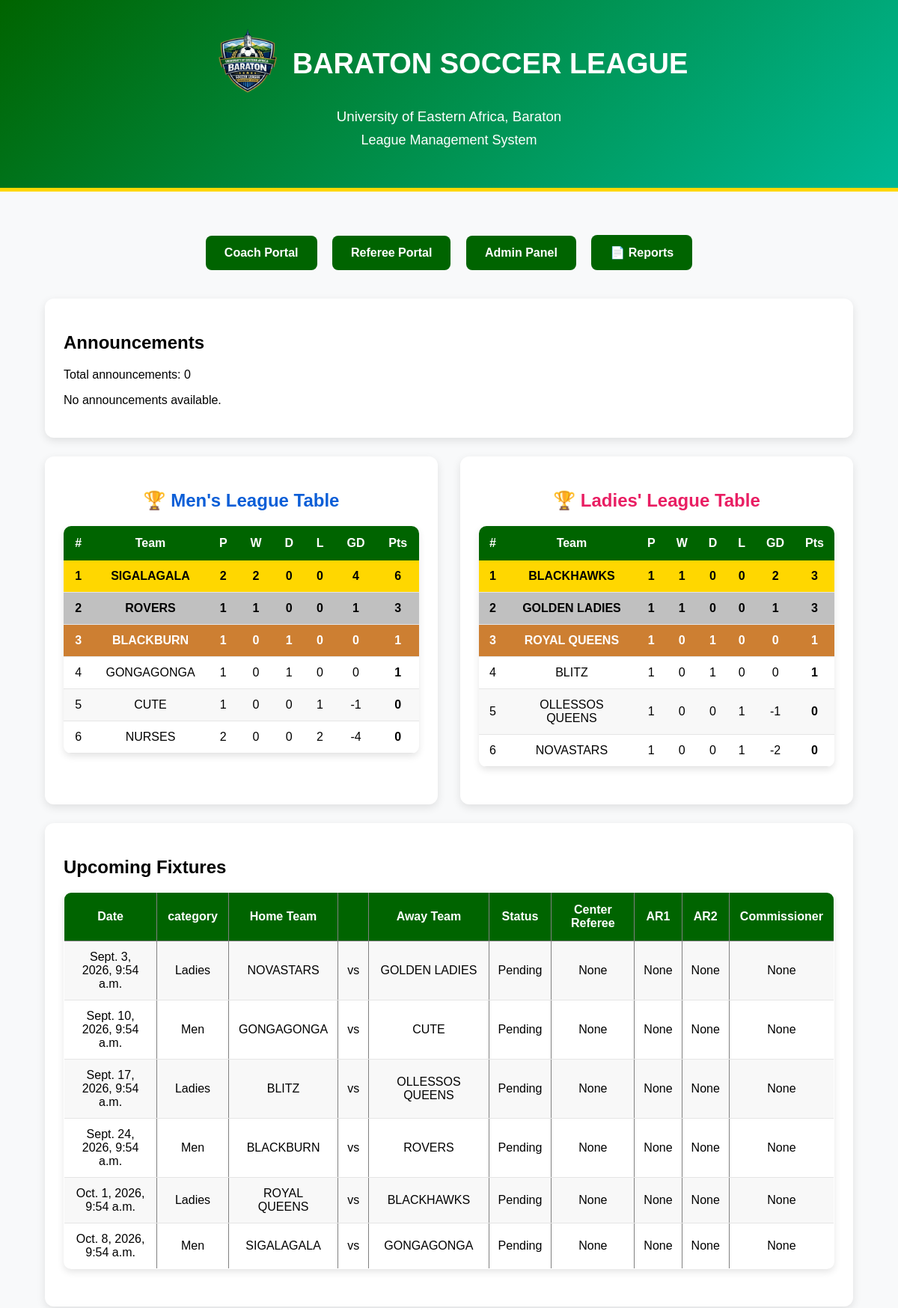
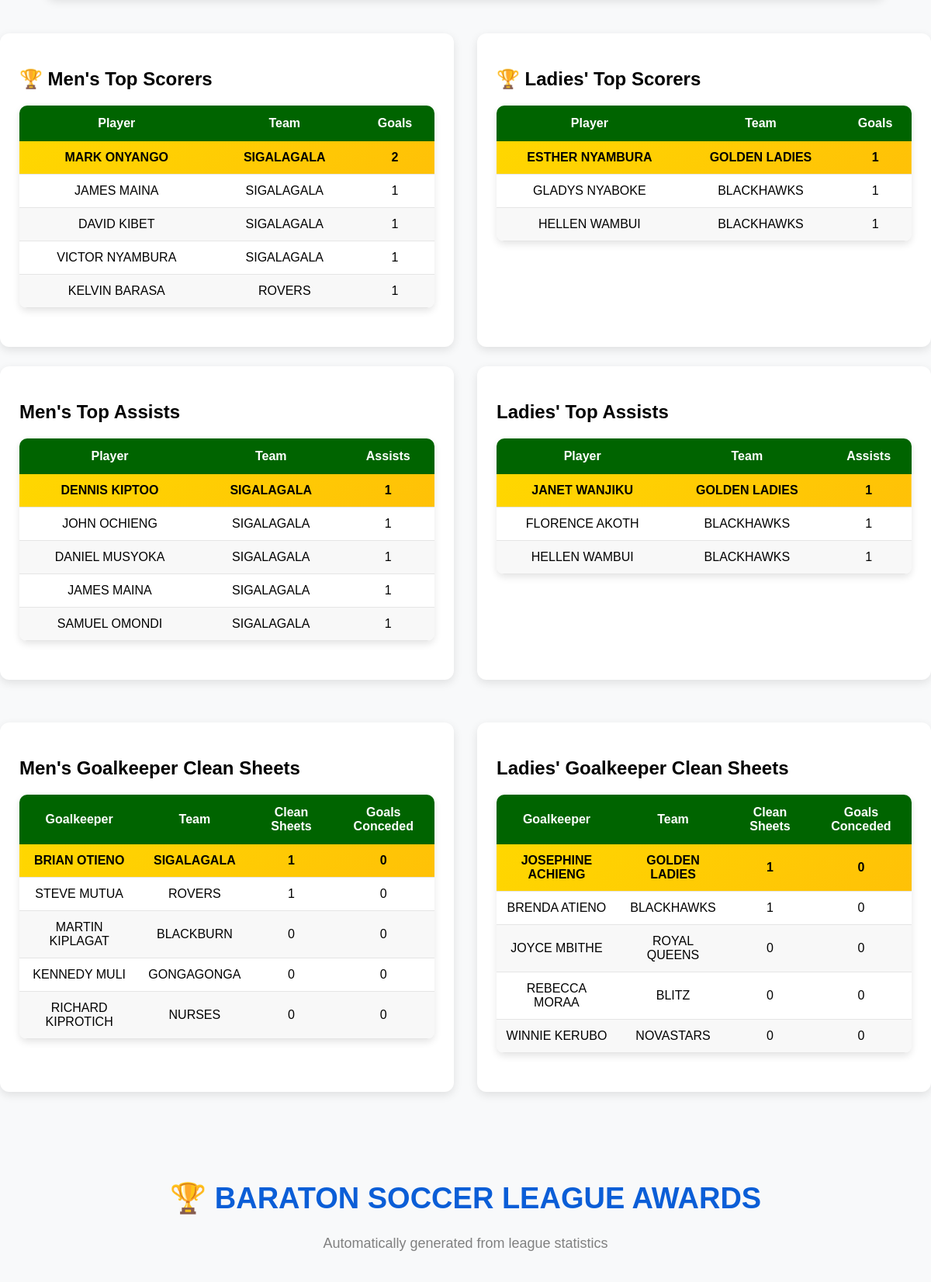
The page / (upper part) on the database its author committed (2 pictures, top to bottom).
### teams/models.py (models this page shows)
class Team(models.Model):
    CATEGORY_CHOICES = (
        ('Men', 'Men'),
        ('Ladies', 'Ladies'),
    )
    name = models.CharField(max_length=100)
    coach = models.ForeignKey(
    settings.AUTH_USER_MODEL,
    on_delete=models.SET_NULL,
    null=True,
    blank=True,
    limit_choices_to={'role': 'coach'}
)
    phone_number = models.CharField(
        max_length=15,
        blank=True,
        null=True
    )
    category = models.CharField(
        max_length=10,
        choices=CATEGORY_CHOICES,
        default='Men'
    )
    played = models.IntegerField(default=0)
    wins = models.IntegerField(default=0)
    draws = models.IntegerField(default=0)
    losses = models.IntegerField(default=0)
    goals_scored = models.IntegerField(default=0)
    goals_conceded = models.IntegerField(default=0)
    goal_difference = models.IntegerField(default=0)
    points = models.IntegerField(default=0)
    def __str__(self):
        return self.name

### matches/models.py (models this page shows, shortened)
class Match(models.Model):
    STATUS_CHOICES = (
        ('Pending', 'Pending'),
        ('Live', 'Live'),
        ('Completed', 'Completed'),
    )
    home_team = models.ForeignKey(
        'teams.Team',
        on_delete=models.CASCADE,
        related_name='home_matches'
    )
    away_team = models.ForeignKey(
        'teams.Team',
        on_delete=models.CASCADE,
        related_name='away_matches'
    )
    home_score = models.IntegerField(
        default=0
    )
    away_score = models.IntegerField(
        default=0
    )
    center_referee = models.ForeignKey(
    settings.AUTH_USER_MODEL,
    on_delete=models.SET_NULL,
    null=True,
    blank=True,
    related_name='center_referee_matches'
)
    assistant_referee_one = models.ForeignKey(
    settings.AUTH_USER_MODEL,
    on_delete=models.SET_NULL,
    null=True,
    blank=True,
    related_name='assistant_referee_one_matches'
)
    assistant_referee_two = models.ForeignKey(
    settings.AUTH_USER_MODEL,
    on_delete=models.SET_NULL,
    null=True,
    blank=True,
    related_name='assistant_referee_two_matches'
)
    match_commissioner = models.ForeignKey(
    settings.AUTH_USER_MODEL,
    on_delete=models.SET_NULL,
    null=True,
    blank=True,
    related_name='commissioner_matches'
)
    venue = models.CharField(
        max_length=100
    )
    match_date = models.DateTimeField()
    status = models.CharField(
        max_length=20,
        choices=STATUS_CHOICES,
        default='Pending'
    )
    created_at = models.DateTimeField(
        auto_now_add=True
    )

### players/models.py (models this page shows, shortened)
class Player(models.Model):
    player_name = models.CharField(max_length=100)
    school_id = models.CharField(max_length=50)
    age = models.IntegerField(default=18)
    jersey_number = models.IntegerField(default=0)
    phone_number = models.CharField(
        max_length=15,
        blank=True,
        null=True
    )
    POSITION_CHOICES = (
        ('Goalkeeper', 'Goalkeeper'),
        ('Defender', 'Defender'),
        ('Midfielder', 'Midfielder'),
        ('Forward', 'Forward'),
    )
    position = models.CharField(
        max_length=20,
        choices=POSITION_CHOICES,
        default='Defender'
    )
    goals = models.IntegerField(default=0)
    assists = models.IntegerField(default=0)
    clean_sheets = models.IntegerField(default=0)
    goal_conceded = models.IntegerField(default=0)
    yellow_cards = models.IntegerField(default=0)
    red_cards = models.IntegerField(default=0)
    is_suspended = models.BooleanField(default=False)
    suspension_matches = models.IntegerField(default=0)
    team = models.ForeignKey(
        'teams.Team',
        on_delete=models.CASCADE,
        related_name='players'
    )

### teams/views.py (the view)
# urls.py: path('', views.home, name='home'),
def home(request):
    men_teams = Team.objects.filter(
        category='Men'
    ).order_by(
        '-points',
        '-goal_difference',
        '-goals_scored'
    )
    ladies_teams = Team.objects.filter(
        category='Ladies'
    ).order_by(
        '-points',
        '-goal_difference',
        '-goals_scored'
    )
    matches = Match.objects.all().order_by('-match_date')[:6]
    fixtures = Match.objects.filter(
        status='Pending'
    ).order_by('match_date')[:6]
    men_top_scorers = Player.objects.filter(
        team__category='Men',
        goals__gt=0
    ).order_by('-goals')[:5]
    ladies_top_scorers = Player.objects.filter(
        team__category='Ladies',
        goals__gt=0
    ).order_by('-goals')[:5]
    men_top_assists = Player.objects.filter(
        team__category='Men',
        assists__gt=0
    ).order_by('-assists')[:5]
    ladies_top_assists = Player.objects.filter(
        team__category='Ladies',
        assists__gt=0
    ).order_by('-assists')[:5]
    men_clean_sheets = Player.objects.filter(
        team__category='Men',
        position='Goalkeeper'
    ).order_by(
        '-clean_sheets',
        'goal_conceded'
    )[:5]
    ladies_clean_sheets = Player.objects.filter(
        team__category='Ladies',
        position='Goalkeeper'
    ).order_by(
        '-clean_sheets',
        'goal_conceded'
    )[:5]
    announcements = Announcement.objects.filter(
        audience='all'
    ).order_by('-created_at')
    context = {
        'men_teams': men_teams,
        'ladies_teams': ladies_teams,
        'matches': matches,
        'fixtures': fixtures,
        'men_top_scorers': men_top_scorers,
        'ladies_top_scorers': ladies_top_scorers,
        'men_top_assists': men_top_assists,
        'ladies_top_assists': ladies_top_assists,
        'men_clean_sheets': men_clean_sheets,
        'ladies_clean_sheets': ladies_clean_sheets,
        'announcements': announcements,
    }
    return render(request, 'core/home.html', context)

### notifications/context_processors.py (called while the page is built)
def admin_notifications(request):
    return {
        'unread_notifications':
        AdminNotification.objects.filter(
            is_read=False
        ).count()
    }

### templates/core/home.html (shortened to what this page needs)
{% load static %}
<!DOCTYPE html>
<html>
<head>
</head>
<body>
<header>
    <h1
    style="display:flex;align-items:center;justify-content:center;gap:10px;">
        <img src="{% static 'images/logo.png' %}"
            alt="Baraton Soccer League Logo"
            style="width:100px;height:100px;">
        BARATON SOCCER LEAGUE
    </h1>
    <h3>University of Eastern Africa, Baraton</h3>
    <p>
        League Management System
    </p>
</header>
<div class="container">
    <div class="buttons">
        <a href="/login/" class="btn">
            Coach Portal
        </a>
        <a href="/referee-login-page/" class="btn">
            Referee  Portal
        </a>
        <a href="/admin/" class="btn">
            Admin Panel
        </a>
        <a href="/reports/" class="btn">
            📄 Reports
        </a>
    </div>
    <div class="section">
        <h2>Announcements</h2>
        <p>Total announcements: {{ announcements|length  }}</p>
        {% for announcement in announcements %}
            <div style="background:#f5f5f5; padding:10px; margin-bottom:10px;
            border-radius:5px;">
                <h3>{{ announcement.title }}</h3>
                <p>{{ announcement.message }}</p>
                <small>{{ announcement.created_at }}</small>
            </div>
        {% empty %}
            <p>No announcements available.</p>
        {% endfor %}
        </div>
    <div style="display:flex; gap:30px; flex-wrap:wrap;">
    <div class="section" style="flex:1; min-width:450px;">
        <h2 style="text-align:center; color:#0b5ed7;">🏆 Men's League Table</h2>
        <table>
            <tr>
                <th>#</th>
                <th>Team</th>
                <th>P</th>
                <th>W</th>
                <th>D</th>
                <th>L</th>
                <th>GD</th>
                <th>Pts</th>
            </tr>
            {% for team in men_teams %}
            <tr
            {% if forloop.counter == 1 %}
            style="background:#FFD700; font-weight:bold;"
            {% elif forloop.counter == 2 %}
            style="background:#C0C0C0; font-weight:bold;"
            {% elif forloop.counter == 3 %}
            style="background:#CD7F32; color:white; font-weight:bold;"
            {% endif %}
            >
                <td>{{ forloop.counter }}</td>
                <td>{{ team.name }}</td>
                <td>{{ team.played }}</td>
                <td>{{ team.wins }}</td>
                <td>{{ team.draws }}</td>
                <td>{{ team.losses }}</td>
                <td>{{ team.goal_difference }}</td>
                <td><strong>{{ team.points }}</strong></td>
            </tr>
            {% endfor %}
        </table>
    </div>
    <div class="section" style="flex:1; min-width:450px;">
        <h2 style="text-align:center; color:#e91e63;">🏆 Ladies' League Table</h2>
        <table>
            <tr>
                <th>#</th>
                <th>Team</th>
                <th>P</th>
                <th>W</th>
                <th>D</th>
                <th>L</th>
                <th>GD</th>
                <th>Pts</th>
            </tr>
            {% for team in ladies_teams %}
            <tr
            {% if forloop.counter == 1 %}
            style="background:#FFD700; font-weight:bold;"
            {% elif forloop.counter == 2 %}
            style="background:#C0C0C0; font-weight:bold;"
            {% elif forloop.counter == 3 %}
            style="background:#CD7F32; color:white; font-weight:bold;"
            {% endif %}
            >
                <td>{{ forloop.counter }}</td>
                <td>{{ team.name }}</td>
                <td>{{ team.played }}</td>
                <td>{{ team.wins }}</td>
                <td>{{ team.draws }}</td>
                <td>{{ team.losses }}</td>
                <td>{{ team.goal_difference }}</td>
                <td><strong>{{ team.points }}</strong></td>
            </tr>
            {% endfor %}
        </table>
    </div>
</div>
    <div class="section">
        <h2>Upcoming Fixtures</h2>
<table border="1" cellpadding="10" cellspacing="0">
    <tr>
        <th>Date</th>
        <th>category</th>
        <th>Home Team</th>
        <th></th>
        <th>Away Team</th>
        <th>Status</th>
        <th>Center Referee</th>
        <th>AR1</th>
        <th>AR2</th>
        <th>Commissioner</th>
    </tr>
    {% for match in fixtures %}
    <tr>
        <td>{{ match.match_date }}</td>
        <td>{{match.home_team.category }}</td>
        <td>{{ match.home_team }}</td>
        <td>vs</td>
        <td>{{ match.away_team }}</td>
        <td>{{ match.status }}</td>
        <td>{{ match.center_referee }}</td>
        <td>{{ match.assistant_referee_one }}</td>
        <td>{{ match.assistant_referee_two }}</td>
        <td>{{ match.match_commissioner }}</td>
    </tr>
    {% empty %}
    <tr>
        <td colspan="5">No upcoming fixtures</td>
    </tr>
    {% endfor %}
</table>
    </div>
</div>
<div style="display:flex; gap:30px; flex-wrap:wrap;">
    <div class="section" style="flex:1; min-width:450px;">
    <h2>🏆 Men's Top Scorers</h2>
    <table>
        <tr>
            <th>Player</th>
            <th>Team</th>
            <th>Goals</th>
        </tr>
        {% for player in men_top_scorers %}
        <tr
        {% if forloop.counter == 1 %}
        style="background:linear-gradient(135deg,#FFD700,#FFC107); color:#000; font-weight:bold;"
        {% endif %}
        >
            <td>{{ player.player_name }}</td>
            <td>{{player.team}}</td>
            <td>{{ player.goals }}</td>
        </tr>
        {% endfor %}
    </table>
</div>
<div class="section" style="flex:1; min-width:450px;">
    <h2>🏆 Ladies' Top Scorers</h2>
    <table>
        <tr>
            <th>Player</th>
            <th>Team</th>
            <th>Goals</th>
        </tr>
        {% for player in ladies_top_scorers %}
        <tr
        {% if forloop.counter == 1 %}
        style="background:linear-gradient(135deg,#FFD700,#FFC107); color:#000; font-weight:bold;"
        {% endif %}
        >
            <td>{{ player.player_name }}</td>
            <td>{{player.team}}</td>
            <td>{{ player.goals }}</td>
        </tr>
        {% endfor %}
    </table>
</div>
</div>
<div style="display:flex; gap:30px; flex-wrap:wrap;">
    <div class="section" style="flex:1; min-width:450px;">
        <h2>Men's Top Assists</h2>
    <table>
        <tr>
            <th>Player</th>
            <th>Team</th>
            <th>Assists</th>
        </tr>
        {% for player in men_top_assists %}
        <tr
        {% if forloop.counter == 1 %}
        style="background:linear-gradient(135deg,#FFD700,#FFC107); color:#000; font-weight:bold;"
        {% endif %}
        >
            <td>{{ player.player_name }}</td>
            <td>{{ player.team }}</td>
            <td>{{ player.assists }}</td>
        </tr>
        {% endfor %}
    </table>
</div>
<div class="section" style="flex:1; min-width:450px;">
        <h2>Ladies' Top Assists</h2>
    <table>
        <tr>
            <th>Player</th>
            <th>Team</th>
            <th>Assists</th>
        </tr>
        {% for player in ladies_top_assists %}
        <tr
        {% if forloop.counter == 1 %}
        style="background:linear-gradient(135deg,#FFD700,#FFC107); color:#000; font-weight:bold;"
        {% endif %}
        >
            <td>{{ player.player_name }}</td>
            <td>{{ player.team }}</td>
            <td>{{ player.assists }}</td>
        </tr>
        {% endfor %}
    </table>
</div>
<div class="section" style="flex:1; min-width:450px;">
    <h2>Men's Goalkeeper Clean Sheets</h2>
    <table>
        <tr>
            <th>Goalkeeper</th>
            <th>Team</th>
            <th>Clean Sheets</th>
            <th>Goals Conceded</th>
        </tr>
        {% for player in men_clean_sheets %}
        <tr
        {% if forloop.counter == 1 %}
        style="background:linear-gradient(135deg,#FFD700,#FFC107); color:#000; font-weight:bold;"
        {% endif %}
        >
            <td>{{ player.player_name }}</td>
            <td>{{ player.team }}</td>
            <td>{{ player.clean_sheets }}</td>
            <td>{{ player.goal_conceded }}</td>
        </tr>
        {% endfor %}
    </table>
</div>
<div class="section" style="flex:1; min-width:450px;">
    <h2>Ladies' Goalkeeper Clean Sheets</h2>
    <table>
        <tr>
            <th>Goalkeeper</th>
            <th>Team</th>
            <th>Clean Sheets</th>
            <th>Goals Conceded</th>
        </tr>
        {% for player in ladies_clean_sheets %}
        <tr
        {% if forloop.counter == 1 %}
        style="background:linear-gradient(135deg,#FFD700,#FFC107); color:#000; font-weight:bold;"
        {% endif %}
        >
            <td>{{ player.player_name }}</td>
            <td>{{ player.team }}</td>
            <td>{{ player.clean_sheets }}</td>
            <td>{{ player.goal_conceded }}</td>
        </tr>
        {% endfor %}
    </table>
</div>
<div style="margin-top:60px;">
    <h1 style="text-align:center;color:#0b5ed7;font-size:38px;">
        🏆 BARATON SOCCER LEAGUE AWARDS
    </h1>
    <p style="text-align:center;color:gray;font-size:18px;margin-bottom:35px;">
        Automatically generated from league statistics
    </p>
    <div style="display:flex;flex-wrap:wrap;gap:35px;">
    </div>
</div>
</body>
</html>

### templates/core/home.html (style rules this page uses)
body { font-family:Arial, sans-serif; margin:0; padding:0; background:#f8f9fa; }
header { background:linear-gradient(135deg,#006400,#00b894); color:white; padding:35px; text-align:center; border-bottom:5px solid gold; }
header h1 { margin:0; font-size:38px; }
header h3 { margin:10px 0; font-weight:normal; }
header p { margin-top:8px; font-size:18px; }
.container { width:90%; margin:auto; padding:20px; }
table { width:100%; border-collapse:collapse; background:white; border-radius:10px; overflow:hidden; box-shadow:0 4px 10px rgba(0,0,0,0.1); margin-bottom:25px; }
th { background:#006400; color:white; padding:14px; font-size:16px; }
td { padding:12px; border-bottom:1px solid #e5e5e5; text-align:center; }
tr:nth-child(even) { background:#f8f8f8; }
.buttons { text-align:center; margin:30px 0; }
.btn { display:inline-block; background:#006400; color:white; padding:14px 25px; text-decoration:none; margin:8px; border-radius:8px; font-weight:bold; transition:.3s; }
.section { background:white; padding:25px; margin-top:25px; border-radius:12px; box-shadow:0 4px 12px rgba(0,0,0,0.1); }

### rows shown on the page
Team: name "SIGALAGALA", played "2", wins "2", draws "0", losses "0", goal_difference "4", points "6"
Team: name "ROVERS", played "1", wins "1", draws "0", losses "0", goal_difference "1", points "3"
Team: name "BLACKBURN", played "1", wins "0", draws "1", losses "0", goal_difference "0", points "1"
Team: name "GONGAGONGA", played "1", wins "0", draws "1", losses "0", goal_difference "0", points "1"
Team: name "CUTE", played "1", wins "0", draws "0", losses "1", goal_difference "-1", points "0"
Team: name "NURSES", played "2", wins "0", draws "0", losses "2", goal_difference "-4", points "0"
Team: name "BLACKHAWKS", played "1", wins "1", draws "0", losses "0", goal_difference "2", points "3"
Team: name "GOLDEN LADIES", played "1", wins "1", draws "0", losses "0", goal_difference "1", points "3"
Team: name "ROYAL QUEENS", played "1", wins "0", draws "1", losses "0", goal_difference "0", points "1"
Team: name "BLITZ", played "1", wins "0", draws "1", losses "0", goal_difference "0", points "1"
Team: name "OLLESSOS QUEENS", played "1", wins "0", draws "0", losses "1", goal_difference "-1", points "0"
Team: name "NOVASTARS", played "1", wins "0", draws "0", losses "1", goal_difference "-2", points "0"
Match: match_date "Sept. 3, 2026, 9:54 a.m.", home_team.category "Ladies", home_team "NOVASTARS", away_team "GOLDEN LADIES", status "Pending", center_referee "None", assistant_referee_one "None", assistant_referee_two "None", match_commissioner "None"
Match: match_date "Sept. 10, 2026, 9:54 a.m.", home_team.category "Men", home_team "GONGAGONGA", away_team "CUTE", status "Pending", center_referee "None", assistant_referee_one "None", assistant_referee_two "None", match_commissioner "None"
Match: match_date "Sept. 17, 2026, 9:54 a.m.", home_team.category "Ladies", home_team "BLITZ", away_team "OLLESSOS QUEENS", status "Pending", center_referee "None", assistant_referee_one "None", assistant_referee_two "None", match_commissioner "None"
Match: match_date "Sept. 24, 2026, 9:54 a.m.", home_team.category "Men", home_team "BLACKBURN", away_team "ROVERS", status "Pending", center_referee "None", assistant_referee_one "None", assistant_referee_two "None", match_commissioner "None"
Match: match_date "Oct. 1, 2026, 9:54 a.m.", home_team.category "Ladies", home_team "ROYAL QUEENS", away_team "BLACKHAWKS", status "Pending", center_referee "None", assistant_referee_one "None", assistant_referee_two "None", match_commissioner "None"
Match: match_date "Oct. 8, 2026, 9:54 a.m.", home_team.category "Men", home_team "SIGALAGALA", away_team "GONGAGONGA", status "Pending", center_referee "None", assistant_referee_one "None", assistant_referee_two "None", match_commissioner "None"
Player: player_name "MARK ONYANGO", team "SIGALAGALA", goals "2"
Player: player_name "JAMES MAINA", team "SIGALAGALA", goals "1", assists "1"
Player: player_name "DAVID KIBET", team "SIGALAGALA", goals "1"
Player: player_name "VICTOR NYAMBURA", team "SIGALAGALA", goals "1"
Player: player_name "KELVIN BARASA", team "ROVERS", goals "1"
Player: player_name "ESTHER NYAMBURA", team "GOLDEN LADIES", goals "1"
Player: player_name "GLADYS NYABOKE", team "BLACKHAWKS", goals "1"
Player: player_name "HELLEN WAMBUI", team "BLACKHAWKS", goals "1", assists "1"
Player: player_name "DENNIS KIPTOO", team "SIGALAGALA", assists "1"
Player: player_name "JOHN OCHIENG", team "SIGALAGALA", assists "1"
Player: player_name "DANIEL MUSYOKA", team "SIGALAGALA", assists "1"
Player: player_name "SAMUEL OMONDI", team "SIGALAGALA", assists "1"
Player: player_name "JANET WANJIKU", team "GOLDEN LADIES", assists "1"
Player: player_name "FLORENCE AKOTH", team "BLACKHAWKS", assists "1"
Player: player_name "BRIAN OTIENO", team "SIGALAGALA", clean_sheets "1", goal_conceded "0"
Player: player_name "STEVE MUTUA", team "ROVERS", clean_sheets "1", goal_conceded "0"
Player: player_name "MARTIN KIPLAGAT", team "BLACKBURN", clean_sheets "0", goal_conceded "0"
Player: player_name "KENNEDY MULI", team "GONGAGONGA", clean_sheets "0", goal_conceded "0"
Player: player_name "RICHARD KIPROTICH", team "NURSES", clean_sheets "0", goal_conceded "0"
Player: player_name "JOSEPHINE ACHIENG", team "GOLDEN LADIES", clean_sheets "1", goal_conceded "0"
Player: player_name "BRENDA ATIENO", team "BLACKHAWKS", clean_sheets "1", goal_conceded "0"
Player: player_name "JOYCE MBITHE", team "ROYAL QUEENS", clean_sheets "0", goal_conceded "0"
Player: player_name "REBECCA MORAA", team "BLITZ", clean_sheets "0", goal_conceded "0"
Player: player_name "WINNIE KERUBO", team "NOVASTARS", clean_sheets "0", goal_conceded "0"

### other values the page prints
{{ announcements|length }} "0"
